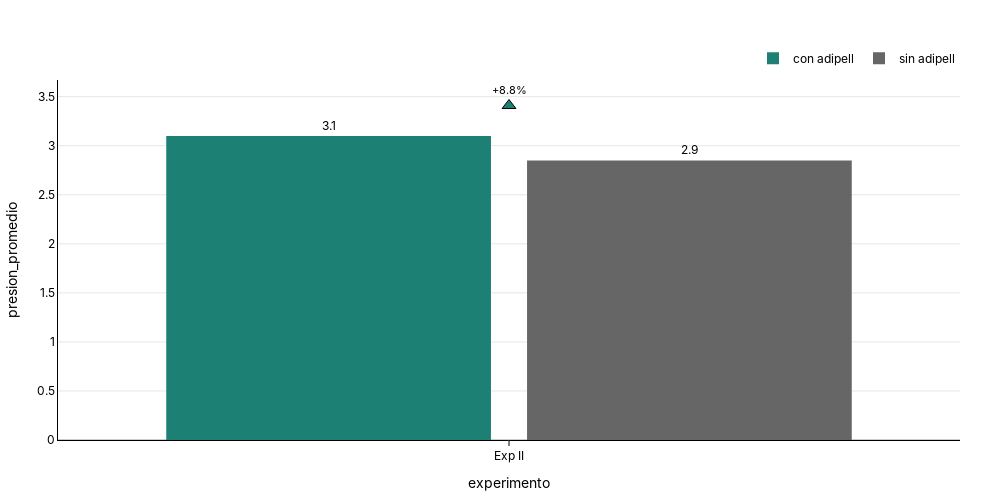

Source (notebook cell):
### Code cell
fig_presion_promedio =plot_bar(
df=granel_group,
x_col="experimento",
y_col="presion_promedio",
group_col="producto",
delta_reference_group='sin adipell',
show_delta=True,
delta_type='pct',
#title="Rendimiento (Ton/H)",
)
fig_presion_promedio.show()
s3.save_plotly_html(fig_presion_promedio, "presion_promedio_granel.html")

### Figure 1 — Plotly figure (JSON) as saved in the notebook; plotly's stock layout.template omitted (floating-point values rounded to 4 significant figures)
{"data": [{"hovertemplate": "<b>experimento:</b> %{x}<br><b>presion_promedio:</b> %{y:.1f}<br><extra></extra>", "marker": {"color": "#1C8074", "line": {"width": 0}}, "name": "con adipell", "text": [3.1], "textposition": "outside", "texttemplate": "%{text:.1f}", "type": "bar", "x": ["Exp II"], "y": [3.1]}, {"hovertemplate": "<b>experimento:</b> %{x}<br><b>presion_promedio:</b> %{y:.1f}<br><extra></extra>", "marker": {"color": "#666666", "line": {"width": 0}}, "name": "sin adipell", "text": [2.85], "textposition": "outside", "texttemplate": "%{text:.1f}", "type": "bar", "x": ["Exp II"], "y": [2.85]}, {"hoverinfo": "skip", "marker": {"color": ["#1C8074"], "line": {"color": "black", "width": 1}, "size": 12, "symbol": ["triangle-up"]}, "mode": "markers+text", "showlegend": false, "text": ["+8.8%"], "textfont": {"color": "black", "size": 11}, "textposition": "top center", "type": "scatter", "x": ["Exp II"], "y": [3.41]}], "layout": {"bargap": 0.2, "bargroupgap": 0.1, "barmode": "group", "font": {"color": "black", "family": "Inter, Arial, sans-serif"}, "height": 500, "legend": {"orientation": "h", "title": {"text": ""}, "x": 1, "xanchor": "right", "y": 1.02, "yanchor": "bottom"}, "margin": {"b": 40, "l": 40, "r": 40, "t": 80}, "paper_bgcolor": "rgba(0,0,0,0)", "plot_bgcolor": "rgba(0,0,0,0)", "title": {"text": "<b><b>", "x": 0.5, "xanchor": "center", "y": 0.95, "yanchor": "top"}, "width": 1000, "xaxis": {"linecolor": "black", "linewidth": 1, "showline": true, "tickcolor": "black", "ticks": "outside", "title": {"text": "experimento"}}, "yaxis": {"gridcolor": "rgba(0,0,0,0.1)", "linecolor": "black", "linewidth": 1, "showgrid": true, "showline": true, "title": {"text": "presion_promedio"}, "zeroline": true, "zerolinecolor": "rgba(0,0,0,0.2)"}}}
